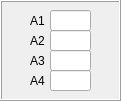
     <widget class="QFrame" name="frame_6">
      <property name="geometry">
       <rect>
        <x>1210</x>
        <y>390</y>
        <width>121</width>
        <height>101</height>
       </rect>
      </property>
      <property name="frameShape">
       <enum>QFrame::Box</enum>
      </property>
      <property name="frameShadow">
       <enum>QFrame::Raised</enum>
      </property>
      <widget class="QLabel" name="label_51">
       <property name="geometry">
        <rect>
         <x>30</x>
         <y>10</y>
         <width>21</width>
         <height>21</height>
        </rect>
       </property>
       <property name="text">
        <string>A1</string>
       </property>
      </widget>
      <widget class="QLineEdit" name="lineEditAcceleration2">
       <property name="geometry">
        <rect>
         <x>50</x>
         <y>30</y>
         <width>41</width>
         <height>21</height>
        </rect>
       </property>
      </widget>
      <widget class="QLabel" name="label_52">
       <property name="geometry">
        <rect>
         <x>30</x>
         <y>30</y>
         <width>21</width>
         <height>21</height>
        </rect>
       </property>
       <property name="text">
        <string>A2</string>
       </property>
      </widget>
      <widget class="QLineEdit" name="lineEditAcceleration3">
       <property name="geometry">
        <rect>
         <x>50</x>
         <y>50</y>
         <width>41</width>
         <height>21</height>
        </rect>
       </property>
      </widget>
      <widget class="QLabel" name="label_53">
       <property name="geometry">
        <rect>
         <x>30</x>
         <y>50</y>
         <width>21</width>
         <height>21</height>
        </rect>
       </property>
       <property name="text">
        <string>A3</string>
       </property>
      </widget>
      <widget class="QLineEdit" name="lineEditAcceleration4">
       <property name="geometry">
        <rect>
         <x>50</x>
         <y>70</y>
         <width>41</width>
         <height>21</height>
        </rect>
       </property>
      </widget>
      <widget class="QLabel" name="label_57">
       <property name="geometry">
        <rect>
         <x>30</x>
         <y>70</y>
         <width>21</width>
         <height>21</height>
        </rect>
       </property>
       <property name="text">
        <string>A4</string>
       </property>
      </widget>
      <widget class="QLineEdit" name="lineEditAcceleration1">
       <property name="geometry">
        <rect>
         <x>50</x>
         <y>10</y>
         <width>41</width>
         <height>21</height>
        </rect>
       </property>
      </widget>
      <zorder>label_51</zorder>
      <zorder>label_52</zorder>
      <zorder>label_53</zorder>
      <zorder>label_57</zorder>
      <zorder>lineEditAcceleration1</zorder>
      <zorder>lineEditAcceleration2</zorder>
      <zorder>lineEditAcceleration3</zorder>
      <zorder>lineEditAcceleration4</zorder>
     </widget>
